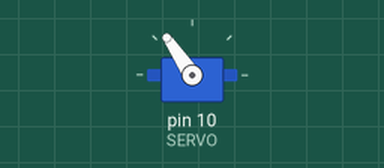
Simulated run of this sketch. Board: Arduino Uno, built with avr-gcc and run on an emulated ATmega328P. Shown: servo. Wiring (inferred from the names in the program): servo: signal pin 10. Servo pulses on a pin are drawn as a servo (544–2400 µs = 0–180°).

Above: at 0.05 s.
Timing chart, 0 to 5.0 s (numbered marks = the images above):
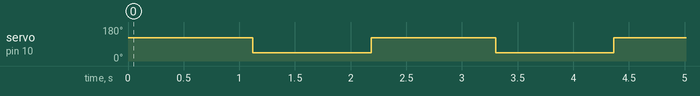

Measured:
- by itself, servo on pin 10 (SERVO): alternates 124° for 1.1 s and 45° for 1.1 s

The sketch:

Servo_Example.ino
```cpp
#define SERVO 10 ///Pin 12
#define GRIPPER_OPEN 1820
#define GRIPPER_CLOSE 1000

void setup() {
  pinMode(SERVO, OUTPUT);
  digitalWrite(SERVO, 0);
}

void loop() {
  for (int i = 0; i < 1000; i++) {
    gripper(GRIPPER_OPEN);
    delay(1);
  }
  for (int i = 0; i < 1000; i++) {
    gripper(GRIPPER_CLOSE);
    delay(1);
  }

}

void gripper(int newPulse) {
  static unsigned long timer;
  static int pulse;
  if (millis() > timer) {
    if (newPulse > 0) {
      pulse = newPulse;
    }
    digitalWrite(SERVO, 1); ///HIGH
    delayMicroseconds(pulse);
    digitalWrite(SERVO, 0);
    timer = timer + 20;
  }
}
```
